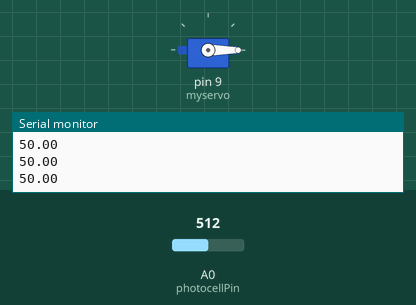
The sketch below on a simulated Arduino Uno, built with avr-gcc and run on an emulated ATmega328P. Parts: servo, the last lines printed to the serial monitor. The inputs (shaded band) are chosen by the test bench; at power-on: A0 (photocellPin) = 512.

Above: at 1.2 s.
1.3 s: A0 (photocellPin) set to 124
2.8 s: A0 (photocellPin) set to 100
At 4.0 s:
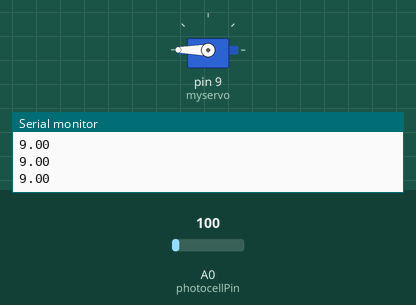
4.3 s: A0 (photocellPin) set to 122
At 5.5 s:
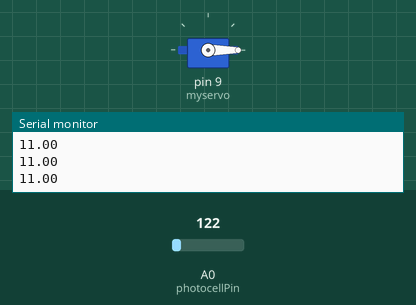
5.8 s: A0 (photocellPin) set to 0
At 6.6 s:
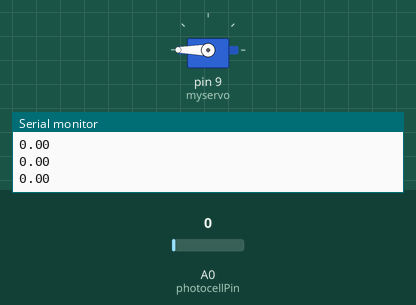
Timing chart, 0 to 8.3 s (numbered marks = the images above; inputs shaded):
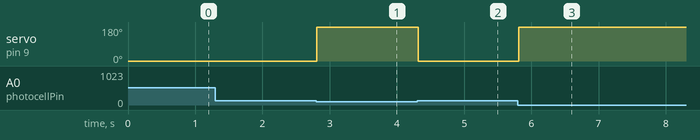

Measured:
- the behaviour switches between 113 and 112 on A0 (photocellPin) (found by bisection; images 0 and 1)
- after the input at 2.8 s, servo on pin 9 (myservo): 0° → 180° at once
- after the input at 4.3 s, servo on pin 9 (myservo): 180° → 0° at once
- after the input at 5.8 s, servo on pin 9 (myservo): 0° → 180° at once

The sketch:

Knob.ino
```cpp
/*
 Controlling a servo position using a potentiometer (variable resistor)
 by Michal Rinott <http://people.interaction-ivrea.it/m.rinott>

 modified on 8 Nov 2013
 by Scott Fitzgerald
 http://www.arduino.cc/en/Tutorial/Knob
*/

#include <Servo.h>

Servo myservo;  // create servo object to control a servo


int photocellPin = 0;
int photocellReading;
float brightness;

void setup() {
  Serial.begin(9600);
  myservo.attach(9);

}

void loop() {


  photocellReading = analogRead(photocellPin);
//  photocellReading = 1023 - photocellReading;

  brightness = map(photocellReading,0,1023,0,100);
//  Serial.println(photocellReading);
  Serial.println(brightness);
  if(brightness <= 10){
    myservo.write(180);
    delay(15);
  }else{
    myservo.write(0);
    delay(15);
  }
}
```
